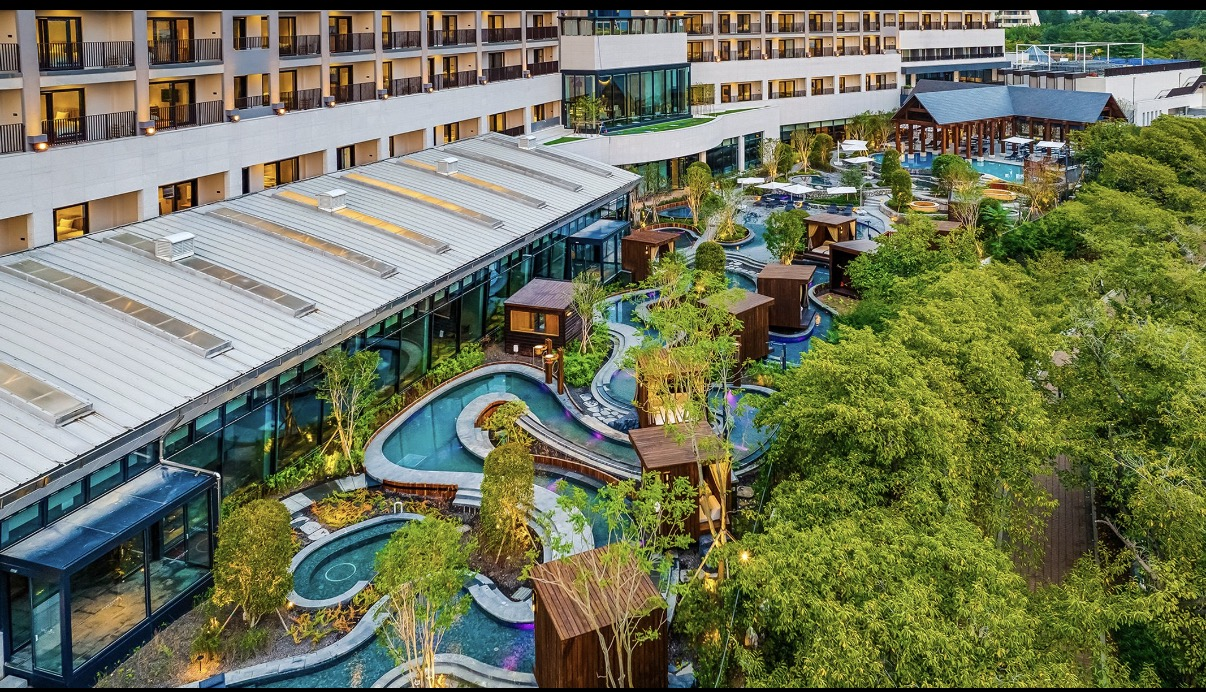
#> input picture Data/Test_Data/KakaoTalk_20261008_175016600.jpg, 1206 x 692 px
$ python -i media.py   (imports and definitions only)
#> lines starting #> are read from the running program, lines starting #| are printed output that depends on the picture
from __future__ import annotations

import math
import re
from pathlib import Path

from PIL import Image, ImageDraw, ImageFilter, ImageFont, ImageOps

from .models import CaptionStyle
from .paths import font_path

SIZE = (1080, 1920)
PHRASE_CHARS = 8  # One short phrase per cue ("안녕하세요" / "남승진입니다") keeps eyes on the screen.
SPLIT_SECONDS = 1.8  # Reference reels cut every ~1.2s, so longer shots become two cuts.
CUT_ZOOMS = (1.0, 1.15)  # Wide, then a punch-in on the same shot.


def crop_photo(path: Path, focus_x=0.5, focus_y=0.5) -> Image.Image:
#> called with focus_x = 0.5, focus_y = 0.5
    with Image.open(path) as source:
#> source is the input picture: PIL image 1206x692 RGB; mean R, G, B 113.2, 118.5, 91.8
        image = ImageOps.exif_transpose(source).convert('RGB')
    width, height = image.size
#> width = 1206; height = 692
    target_ratio = SIZE[0] / SIZE[1]
    if width / height > target_ratio:
        crop_width = height * target_ratio
#> crop_width = 389.2
        left = min(max(0, width * focus_x - crop_width / 2), width - crop_width)
#> left = 408.4
        box = (left, 0, left + crop_width, height)
#> box = (408.4, 0, 797.6, 692)
    else:
        crop_height = width / target_ratio
        top = min(max(0, height * focus_y - crop_height / 2), height - crop_height)
        box = (0, top, width, top + crop_height)
    return image.crop(box).resize(SIZE, Image.Resampling.LANCZOS)
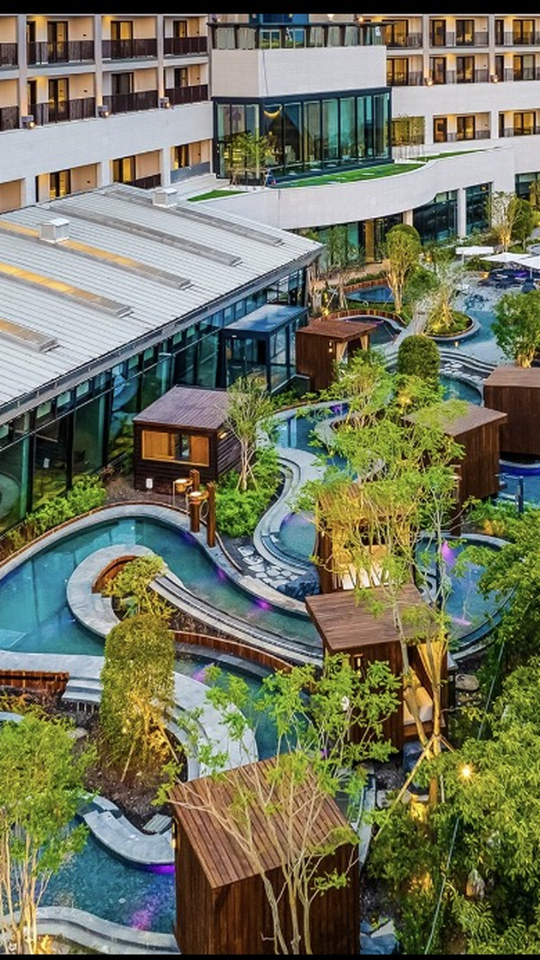
#> returned value: PIL image 1080x1920 RGB (shown at 1/2 size); mean R, G, B 113.1, 116.1, 94


# [159 lines left out: functions crop_video_frame, wrap_caption, caption_image, badge_image, split_words, caption_phrases and 6 more, not called in this run]

>>> result = crop_photo('../Data/Test_Data/KakaoTalk_20261008_175016600.jpg')
